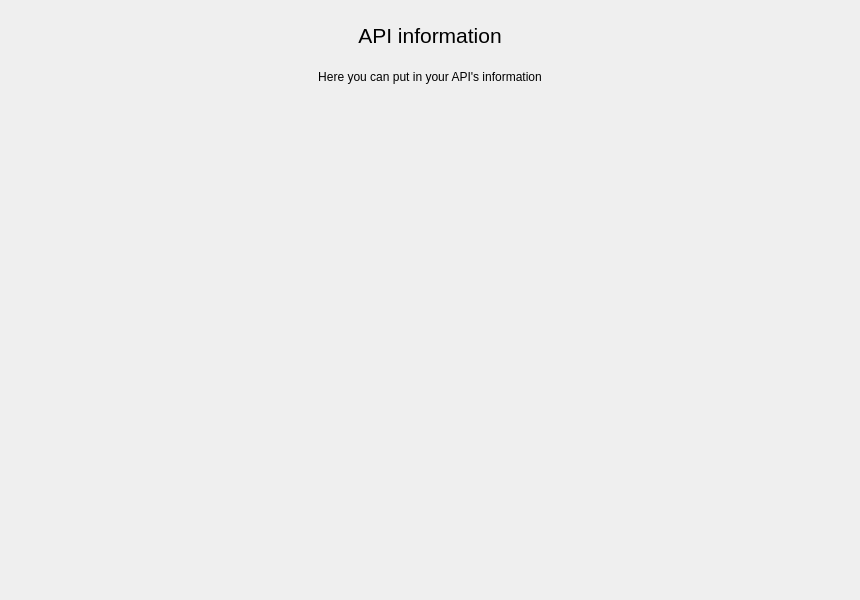
<?xml version="1.0" encoding="UTF-8"?>
<ui version="4.0">
 <class>MainPages</class>
 <widget class="QWidget" name="MainPages">
  <property name="geometry">
   <rect>
    <x>0</x>
    <y>0</y>
    <width>860</width>
    <height>600</height>
   </rect>
  </property>
  <property name="windowTitle">
   <string>Form</string>
  </property>
  <layout class="QVBoxLayout" name="main_pages_layout">
   <property name="spacing">
    <number>0</number>
   </property>
   <property name="leftMargin">
    <number>5</number>
   </property>
   <property name="topMargin">
    <number>5</number>
   </property>
   <property name="rightMargin">
    <number>5</number>
   </property>
   <property name="bottomMargin">
    <number>5</number>
   </property>
   <item>
    <widget class="QStackedWidget" name="pages">
     <property name="currentIndex">
      <number>1</number>
     </property>
     <widget class="QWidget" name="page_1">
      <property name="styleSheet">
       <string notr="true">font-size: 14pt</string>
      </property>
      <layout class="QVBoxLayout" name="page_1_layout">
       <property name="spacing">
        <number>5</number>
       </property>
       <property name="leftMargin">
        <number>5</number>
       </property>
       <property name="topMargin">
        <number>5</number>
       </property>
       <property name="rightMargin">
        <number>5</number>
       </property>
       <property name="bottomMargin">
        <number>5</number>
       </property>
       <item>
        <layout class="QVBoxLayout" name="main_btn_layout">
         <property name="spacing">
          <number>0</number>
         </property>
         <property name="leftMargin">
          <number>0</number>
         </property>
        </layout>
       </item>
       <item alignment="Qt::AlignHCenter">
        <widget class="QFrame" name="welcome_base">
         <property name="minimumSize">
          <size>
           <width>300</width>
           <height>150</height>
          </size>
         </property>
         <property name="maximumSize">
          <size>
           <width>300</width>
           <height>150</height>
          </size>
         </property>
         <property name="frameShape">
          <enum>QFrame::NoFrame</enum>
         </property>
         <property name="frameShadow">
          <enum>QFrame::Raised</enum>
         </property>
         <layout class="QVBoxLayout" name="center_page_layout">
          <property name="spacing">
           <number>10</number>
          </property>
          <property name="leftMargin">
           <number>0</number>
          </property>
          <property name="topMargin">
           <number>0</number>
          </property>
          <property name="rightMargin">
           <number>0</number>
          </property>
          <property name="bottomMargin">
           <number>0</number>
          </property>
          <item>
           <widget class="QFrame" name="logo">
            <property name="minimumSize">
             <size>
              <width>300</width>
              <height>120</height>
             </size>
            </property>
            <property name="maximumSize">
             <size>
              <width>300</width>
              <height>120</height>
             </size>
            </property>
            <property name="frameShape">
             <enum>QFrame::NoFrame</enum>
            </property>
            <property name="frameShadow">
             <enum>QFrame::Raised</enum>
            </property>
            <layout class="QVBoxLayout" name="logo_layout">
             <property name="spacing">
              <number>0</number>
             </property>
             <property name="leftMargin">
              <number>0</number>
             </property>
             <property name="topMargin">
              <number>0</number>
             </property>
             <property name="rightMargin">
              <number>0</number>
             </property>
             <property name="bottomMargin">
              <number>0</number>
             </property>
            </layout>
           </widget>
          </item>
          <item>
           <widget class="QLabel" name="label">
            <property name="text">
             <string>Form Identification</string>
            </property>
            <property name="textFormat">
             <enum>Qt::MarkdownText</enum>
            </property>
            <property name="scaledContents">
             <bool>false</bool>
            </property>
            <property name="alignment">
             <set>Qt::AlignCenter</set>
            </property>
           </widget>
          </item>
         </layout>
        </widget>
       </item>
      </layout>
     </widget>
     <widget class="QWidget" name="page_2">
      <layout class="QVBoxLayout" name="page_2_layout">
       <property name="spacing">
        <number>5</number>
       </property>
       <property name="leftMargin">
        <number>5</number>
       </property>
       <property name="topMargin">
        <number>5</number>
       </property>
       <property name="rightMargin">
        <number>5</number>
       </property>
       <property name="bottomMargin">
        <number>5</number>
       </property>
       <item>
        <widget class="QScrollArea" name="scroll_area">
         <property name="styleSheet">
          <string notr="true">background: transparent;</string>
         </property>
         <property name="frameShape">
          <enum>QFrame::NoFrame</enum>
         </property>
         <property name="verticalScrollBarPolicy">
          <enum>Qt::ScrollBarAlwaysOff</enum>
         </property>
         <property name="horizontalScrollBarPolicy">
          <enum>Qt::ScrollBarAlwaysOff</enum>
         </property>
         <property name="widgetResizable">
          <bool>true</bool>
         </property>
         <widget class="QWidget" name="contents">
          <property name="geometry">
           <rect>
            <x>0</x>
            <y>0</y>
            <width>840</width>
            <height>580</height>
           </rect>
          </property>
          <property name="styleSheet">
           <string notr="true">background: transparent;</string>
          </property>
          <layout class="QVBoxLayout" name="verticalLayout">
           <property name="spacing">
            <number>15</number>
           </property>
           <property name="leftMargin">
            <number>5</number>
           </property>
           <property name="topMargin">
            <number>5</number>
           </property>
           <property name="rightMargin">
            <number>5</number>
           </property>
           <property name="bottomMargin">
            <number>5</number>
           </property>
           <item>
            <widget class="QLabel" name="title_label">
             <property name="maximumSize">
              <size>
               <width>16777215</width>
               <height>40</height>
              </size>
             </property>
             <property name="font">
              <font>
               <pointsize>16</pointsize>
              </font>
             </property>
             <property name="styleSheet">
              <string notr="true">font-size: 16pt</string>
             </property>
             <property name="text">
              <string>API information</string>
             </property>
             <property name="alignment">
              <set>Qt::AlignCenter</set>
             </property>
            </widget>
           </item>
           <item>
            <widget class="QLabel" name="description_label">
             <property name="text">
              <string>Here you can put in your API's information</string>
             </property>
             <property name="alignment">
              <set>Qt::AlignHCenter|Qt::AlignTop</set>
             </property>
             <property name="wordWrap">
              <bool>true</bool>
             </property>
            </widget>
           </item>
           <item>
            <layout class="QHBoxLayout" name="row_1_layout"/>
           </item>
           <item>
            <layout class="QHBoxLayout" name="row_2_layout"/>
           </item>
           <item>
            <layout class="QHBoxLayout" name="row_3_layout"/>
           </item>
           <item>
            <layout class="QVBoxLayout" name="row_4_layout"/>
           </item>
           <item>
            <layout class="QVBoxLayout" name="row_5_layout"/>
           </item>
          </layout>
         </widget>
        </widget>
       </item>
      </layout>
     </widget>
     <widget class="QWidget" name="page_3">
      <property name="styleSheet">
       <string notr="true">QFrame {
	font-size: 16pt;
}</string>
      </property>
      <layout class="QVBoxLayout" name="page_3_layout">
       <item>
        <widget class="QLabel" name="empty_page_label">
         <property name="font">
          <font>
           <pointsize>16</pointsize>
          </font>
         </property>
         <property name="text">
          <string>Empty Page</string>
         </property>
         <property name="alignment">
          <set>Qt::AlignCenter</set>
         </property>
        </widget>
       </item>
      </layout>
     </widget>
    </widget>
   </item>
  </layout>
 </widget>
 <resources/>
 <connections/>
</ui>
